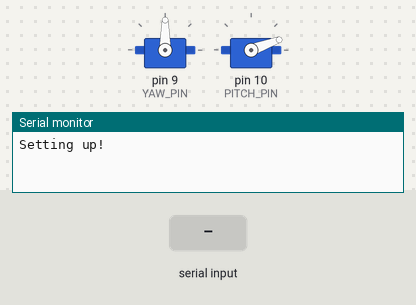
A sketch run on a simulated Arduino Uno, built with avr-gcc and run on an emulated ATmega328P. On the bench: 2 × servo, the last lines printed to the serial monitor. The inputs (shaded band) are chosen by the test bench.

Above: at 2.2 s.
2.3 s: "30,150\n" received over Serial
At 2.7 s:
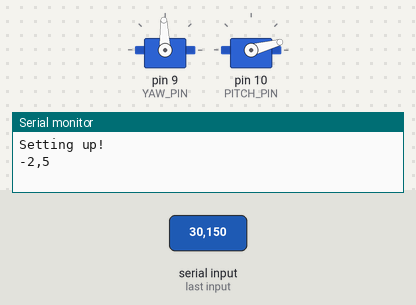
4.3 s: "90,45\n" received over Serial
At 4.7 s:
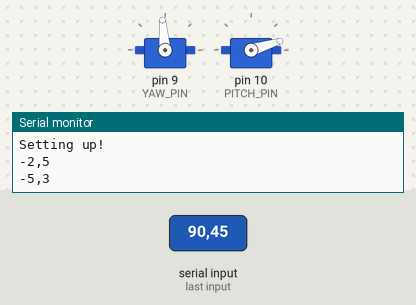
Timing chart, 0 to 7.3 s (numbered marks = the images above; inputs shaded):
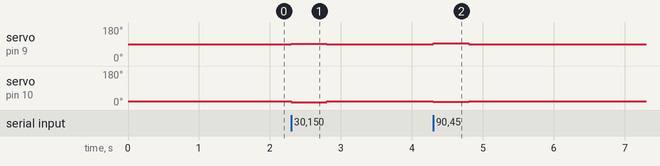

Measured:
- after the input at 2.3 s, servo on pin 9 (YAW_PIN): 90° → 92° at once, → 90° 0.50 s later; servo on pin 10 (PITCH_PIN): 20° → 15° at once, → 20° 0.50 s later
- after the input at 4.3 s, servo on pin 9 (YAW_PIN): 90° → 95° at once, → 90° 0.50 s later; servo on pin 10 (PITCH_PIN): 20° → 17° at once, → 20° 0.50 s later

The sketch:

panTiltServoFaceTracking.ino
```cpp
#include <Servo.h>

// ---- Servo pins ----
const int YAW_PIN = 9;
const int PITCH_PIN = 10;

// ---- Servo objects ----
Servo yawServo;
Servo pitchServo;

// ---- Control parameters ----
int yawCenterDeg = 90;
int pitchCenterDeg = 20;        // was 10; 90 gives symmetric range
const bool INVERT_YAW = false;
const bool INVERT_PITCH = true; // often needed for camera tilt

// Gains: make small changes visible
float Kp_yaw   = 0.08f;          // try 0.3–1.0; tune to taste
float Kp_pitch = 0.07f;

// Range: widen if your mechanics allow
const int SERVO_MIN = 0;
const int SERVO_MAX = 180;

// Deadband
const float YAW_DEADBAND_DEG   = 5.0f;
const float PITCH_DEADBAND_DEG = 1.0f;

const unsigned long COMMAND_TIMEOUT_MS = 500;

// ---- State (use float accumulators) ----
float yawPosF   = yawCenterDeg;
float pitchPosF = pitchCenterDeg;
unsigned long lastCmdMs = 0;

void setup() {
  yawServo.attach(YAW_PIN);
  pitchServo.attach(PITCH_PIN);
  writeServos(); // writes from yawPosF/pitchPosF

  Serial.begin(115200);
  Serial.println("Setting up!");
  delay(1000);
}

void loop() {
  // Non-blocking read: process complete lines only
  static String line;
  while (Serial.available()) {
    char c = (char)Serial.read();
    if (c == '\n') {
      line.trim();
      if (line.length() > 0) {
        processLine(line);
        lastCmdMs = millis();
      }
      line = "";
      break; // process one line per loop iteration
    } else {
      line += c;
    }
  }

  // Fail-safe: drift to center if no data
  if (millis() - lastCmdMs > COMMAND_TIMEOUT_MS) {
    yawPosF   = approachF(yawPosF,   yawCenterDeg, 5.0f);
    pitchPosF = approachF(pitchPosF, pitchCenterDeg, 3.0f);
    writeServos();
  }
}

void processLine(const String& line) {
  int commaIdx = line.indexOf(',');
  if (commaIdx < 0) return;

  float yawDeg   = line.substring(0, commaIdx).toFloat();
  float pitchDeg = line.substring(commaIdx + 1).toFloat();

  if (INVERT_YAW)   yawDeg   = -yawDeg;
  if (INVERT_PITCH) pitchDeg = -pitchDeg;

  if (fabsf(yawDeg)   < YAW_DEADBAND_DEG)   yawDeg   = 0.0f;
  if (fabsf(pitchDeg) < PITCH_DEADBAND_DEG) pitchDeg = 0.0f;

  // Use our tracked positions, not servo.read()
  float targetYawF   = yawPosF   + (Kp_yaw   * yawDeg);
  float targetPitchF = pitchPosF + (Kp_pitch * pitchDeg);

  // Clamp
  targetYawF   = constrainF(targetYawF,   SERVO_MIN, SERVO_MAX);
  targetPitchF = constrainF(targetPitchF, SERVO_MIN, SERVO_MAX);

  // Smooth approach (now effective)
  yawPosF   = approachF(yawPosF,   targetYawF,   5.0f);
  pitchPosF = approachF(pitchPosF, targetPitchF, 5.0f);

  writeServos();

  // Report error relative to center (if useful)
  Serial.print(yawCenterDeg - (int)round(yawPosF));
  Serial.print(",");
  Serial.println(pitchCenterDeg - (int)round(pitchPosF));
}

void writeServos() {
  int yawDeg   = (int)round(yawPosF);
  int pitchDeg = (int)round(pitchPosF);
  yawServo.write(yawDeg);
  pitchServo.write(pitchDeg);
}

float approachF(float current, float target, float step) {
  if (current < target) return min(current + step, target);
  if (current > target) return max(current - step, target);
  return current;
}

float constrainF(float x, float a, float b) { return max(a, min(b, x)); }
float fabsf(float x) { return x >= 0 ? x : -x; }
```
